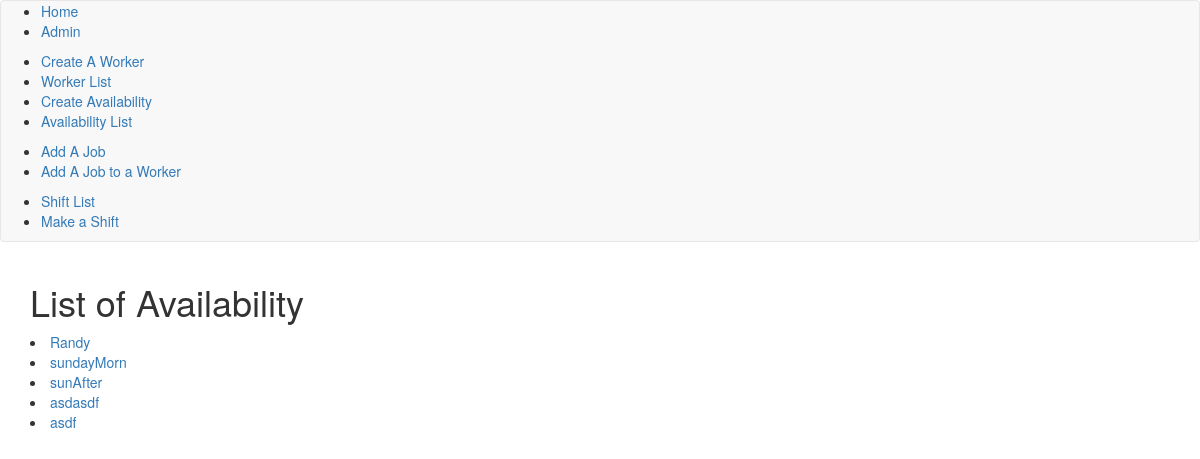
/availability_list_view/, run on an earlier commit of the app's database.
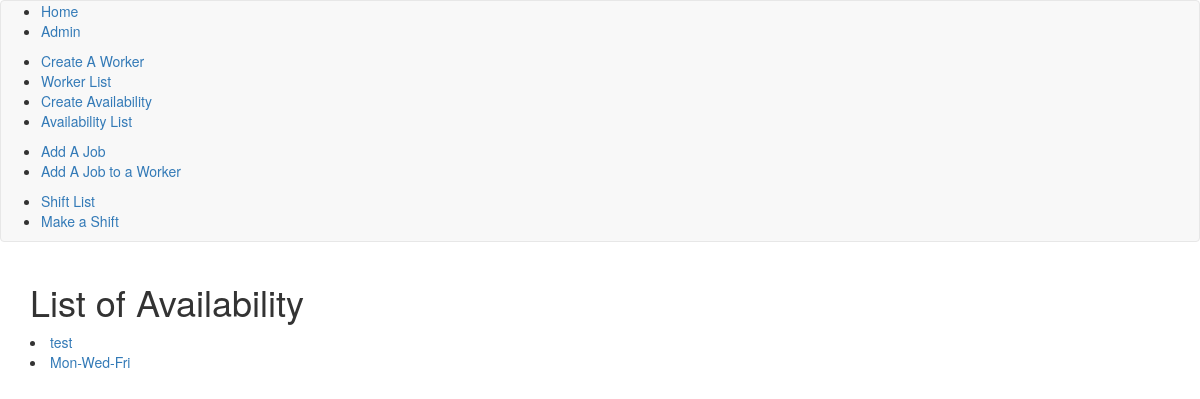
And on a later commit of the database.
### schedule_app/models.py (models this page shows, shortened)
class Availability(models.Model):
    availabilityName = models.CharField(max_length=255,unique=True)
    sundayAvailabilityStartTime = models.TimeField(blank=True,null=True,default='00:00:00')
    sundayAvailabilityEndTime = models.TimeField(blank=True,null=True,default='00:00:00')
    mondayAvailabilityStartTime = models.TimeField(blank=True,null=True,default='00:00:00')
    mondayAvailabilityEndTime = models.TimeField(blank=True,null=True,default='00:00:00')
    tuesdayAvailabilityStartTime = models.TimeField(blank=True,null=True,default='00:00:00')
    tuesdayAvailabilityEndTime = models.TimeField(blank=True,null=True,default='00:00:00')
    wednesdayAvailabilityStartTime = models.TimeField(blank=True,null=True,default='00:00:00')
    wednesdayAvailabilityEndTime = models.TimeField(blank=True,null=True,default='00:00:00')
    thursdayAvailabilityStartTime = models.TimeField(blank=True,null=True,default='00:00:00')
    thursdayAvailabilityEndTime = models.TimeField(blank=True,null=True,default='00:00:00')
    fridayAvailabilityStartTime = models.TimeField(blank=True,null=True,default='00:00:00')
    fridayAvailabilityEndTime = models.TimeField(blank=True,null=True,default='00:00:00')
    saterdayAvailabilityStartTime = models.TimeField(blank=True,null=True,default='00:00:00')
    saterdayAvailabilityEndTime = models.TimeField(blank=True,null=True,default='00:00:00')

### schedule_app/views.py (the view)
# urls.py: url(r'^availability_list_view/$',views.AvailabilityListView.as_view(),name='listavailability'),
class AvailabilityListView(ListView):
    context_object_name = 'availabilitys'
    model = models.Availability

### schedule_app/templates/schedule_app/availability_list.html
{% extends "schedule_app/base.html" %}
{% block bodyblock %}
  <h1>List of Availability</h1>
  {% for availability in availabilitys %}
    <li><a href="{{availability.id}}">{{availability.availabilityName}}</a></li>
  {% endfor %}
{% endblock %}

What changed in the data, as far as the page shows it:
removed Availability: availabilityName "Randy"
removed Availability: availabilityName "sundayMorn"
removed Availability: availabilityName "sunAfter"
removed Availability: availabilityName "asdasdf"
removed Availability: availabilityName "asdf"
added Availability: availabilityName "test"
added Availability: availabilityName "Mon-Wed-Fri"
